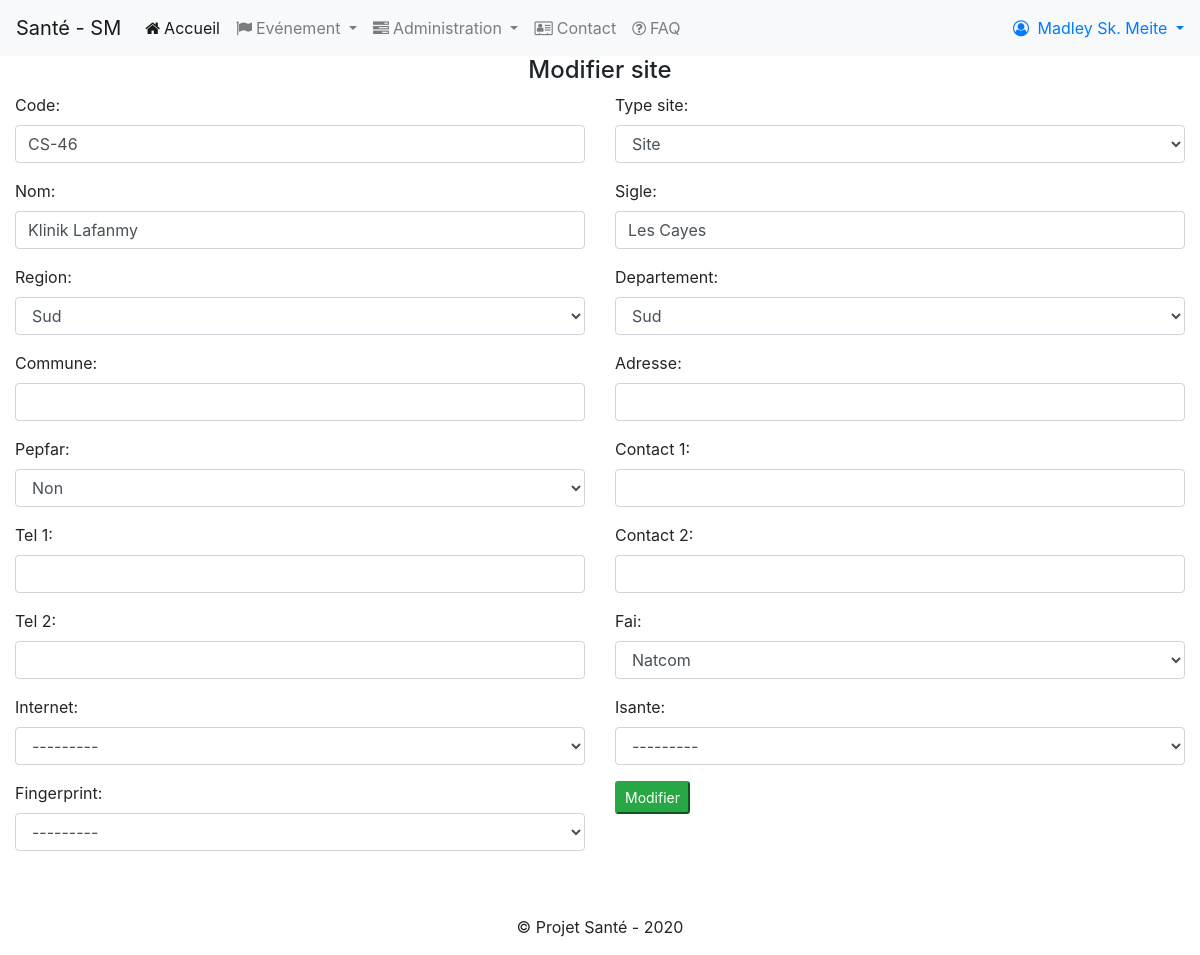
Page /edit_site/50 (signed in) on the earlier database version.
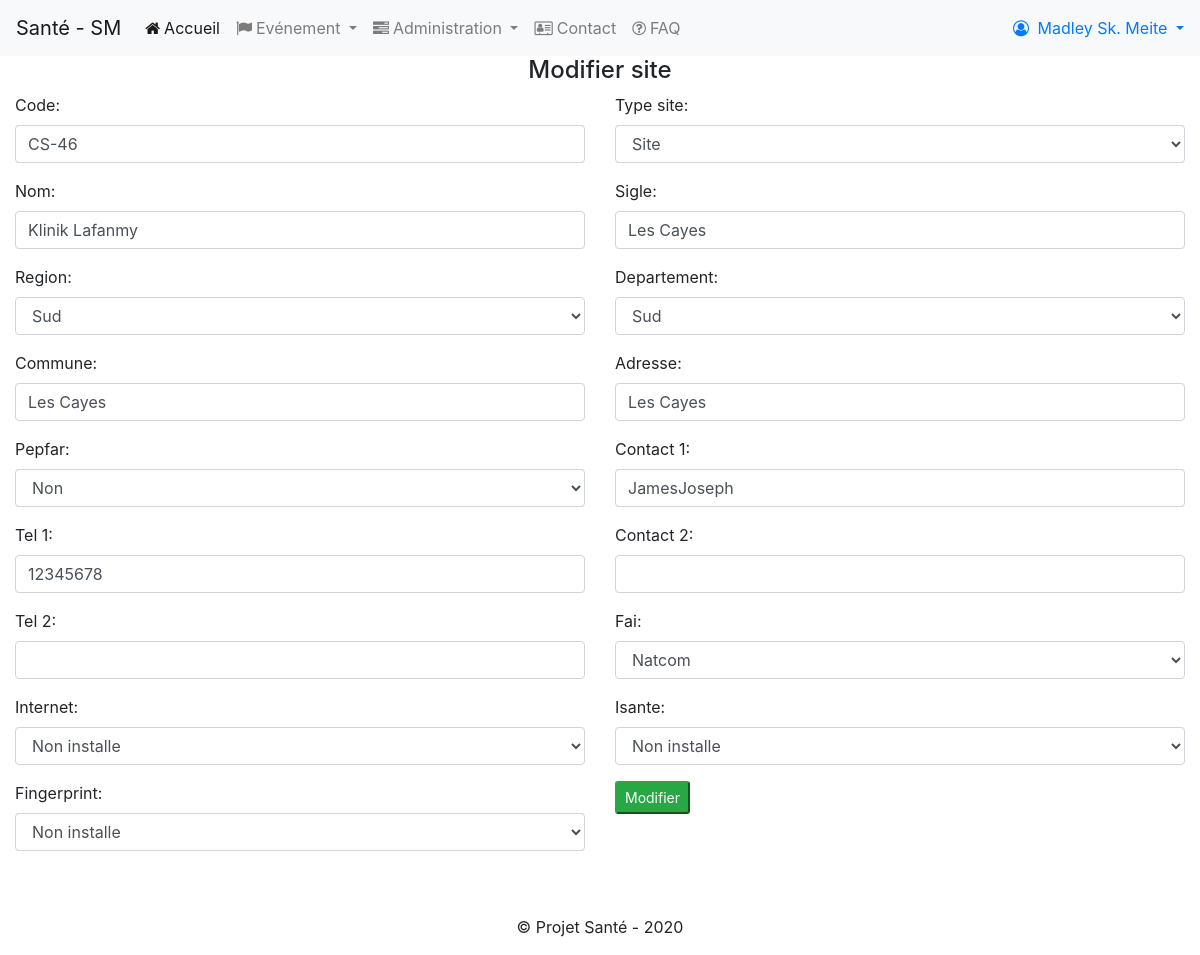
Same page on the later database version.
### smonitoring/models.py (models this page shows, shortened)
class Site(models.Model):
	code = models.CharField(max_length=10,unique=True)
	type_site = models.CharField(max_length=10, choices =[('site','Site'),('bureau','Bureau')])
	nom = models.CharField(max_length=100)
	sigle = models.CharField(max_length=10, default=None, blank=True,null=True)
	region = models.ForeignKey(Region,on_delete=models.CASCADE, related_name="nom_reg")
	departement = models.ForeignKey(Departement,on_delete=models.CASCADE, related_name="dept_ref")
	commune = models.CharField(max_length=100)
	adresse = models.CharField(max_length=100, default=None, blank=True,null=True)
	pepfar = models.CharField(max_length=10, choices = PEPFAR_CHOICES)
	contact_1 = models.CharField(max_length=100)
	tel_1 = models.CharField(max_length=100)
	contact_2 = models.CharField(max_length=100, default=None, blank=True,null=True)
	tel_2 = models.CharField(max_length=100, default=None, blank=True,null=True)
	fai = models.CharField(max_length=100, choices= FAI_CHOICES)
	internet = models.CharField(max_length=15, choices = EL_CHOICES)
	isante = models.CharField(max_length=15, choices = EL_CHOICES)
	fingerprint = models.CharField(max_length=15, choices = EL_CHOICES)

### smonitoring/views.py (the view)
# urls.py: path("edit_site/<int:id_site>",views.edit_site,name="edit_site"),
@login_required
@permission_required('smonitoring.change_site',raise_exception=True)
def edit_site(request,id_site):
	context = {
		"page_title": 'Modifier site'
	}
	try:
		site= Site.objects.get(pk=id_site)
	except Site.DoesNotExist:
		return HttpResponseRedirect(reverse('list_sites'))
	if request.method == 'POST':
		form = SiteEditForm(request.POST,instance=site)
		format_form_field(form)
		if form.is_valid():
			site_edited = form.save()
			return HttpResponseRedirect(reverse('list_sites'))
	else:
		form = SiteEditForm(instance=site)
		format_form_field(form)
	context['form']= form
	return render(request, 'site_edit.html', context)

### smonitoring/forms.py
class SiteEditForm(ModelForm):
	class Meta:
		model = Site
		fields = ['code','type_site','nom','sigle','region','departement'\
		,'commune','adresse','pepfar','contact_1','tel_1','contact_2',\
		'tel_2','fai','internet','isante','fingerprint']

### smonitoring/fonctions.py (called while the page is built)
def format_form_field(form):
	for f in form:
		if not isinstance(f.field.widget, forms.SelectDateWidget):
			f.field.widget.attrs.update({'class':'form-control'})

### smonitoring/models.py (called while the page is built)
	def __str__(self):
		return self.nom_region

	def __str__(self):
		return self.nom_departement

### smonitoring/templates/site_edit.html
{% extends "layout.html" %}
{% block body %}
<section class="content">
	<h4 class="text-center">{{ page_title }}</h4>
	<form method=post>{% csrf_token%}
		<div class="row">
		{% include "_formhelpers.html" %}
		<div class="form-group col-md-6">
			<button type="submit" class="btn-sm btn-success">Modifier</button>
		</div>
		</div>
	</form>
</section>
{% endblock %}

### smonitoring/templates/_formhelpers.html (shortened to what this page needs)
{% for field in form %}
	{% if not field.is_hidden %}
	<div class="form-group col-md-6 col-sm-12">
		{{field.label_tag}}
		{{field}}
	</div>
	{% else %}
		{{field}}
	{% endif %}
{% endfor %}

Differences in the rows shown:
changed Site "CS-46": commune (not shown) → "Les Cayes"; adresse (not shown) → "Les Cayes"; contact_1 (not shown) → "JamesJoseph"; tel_1 (not shown) → "12345678"; internet "---------" → "Non installe"; isante "---------" → "Non installe"; fingerprint "---------" → "Non installe"
